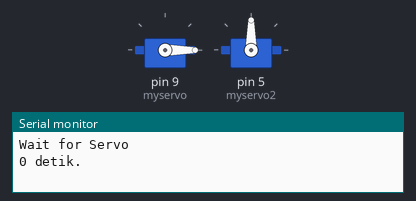
Simulated run of this sketch. Board: Arduino Uno, built with avr-gcc and run on an emulated ATmega328P. Parts: 2 × servo, the last lines printed to the serial monitor.

Above: at 0.1 s.
At 20.1 s:
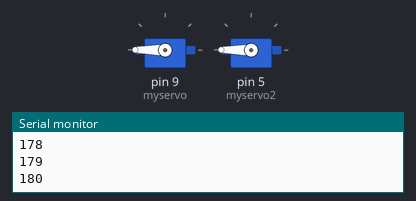
At 29.2 s:
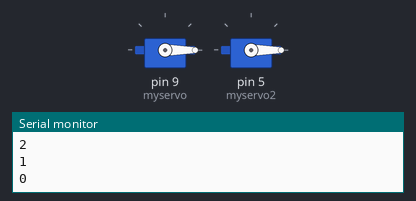
Timing chart, 0 to 30.7 s (numbered marks = the images above):
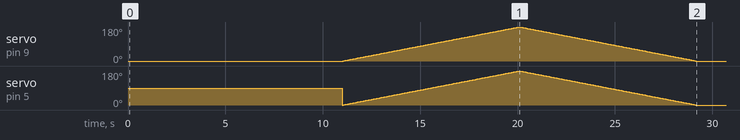

The sketch:

Test_Servo.ino
```cpp
#include <Servo.h>
Servo myservo;
Servo myservo2;
int nilai = 0;

void setup() {
  myservo.attach(9); // Harus Pin PWM
  myservo2.attach(5); // Harus Pin PWM
  Serial.begin(9600);
  myservo.write(0);
}

void loop() {
  for(int wait = 0; wait<=10; wait++){
    Serial.println("Wait for Servo");
    Serial.print(wait);
    Serial.println(" detik. ");
    delay(1000);
  }
    for (int i = 0; i<=180; i++){
      Serial.println(i);
      myservo.write(i);
      myservo2.write(i);
      delay(50);
  }
     for (int i = 180; i>=0; i--){
      Serial.println(i);
      myservo.write(i);
      myservo2.write(i);
      delay(50);
    }
}
```

Measured:
- by itself, servo on pin 9 (myservo): rises from 0° to 180° in 9.0 s, then falls to 0° in 9.1 s
